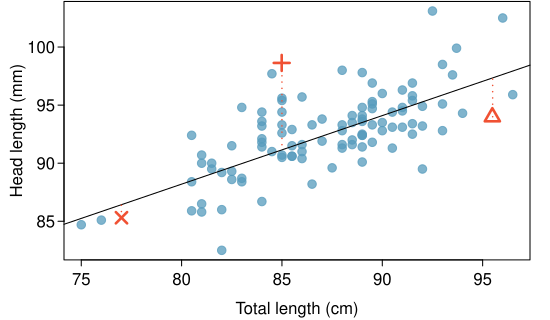

R code for this plot:
require(openintro)
data(COL)
data(possum)
set.seed(1)

myPDF('scattHeadLTotalLLine.pdf', 5.5, 3.2,
      mar = c(3, 3.2, 0.1, 1),
      mgp = c(1.9, 0.45, 0))
these <- c(48, 42, 3)
plot(possum$totalL[-these], possum$headL[-these],
     pch = 20,
     col = COL[1, 2],
     cex = 1.7,
     xlab = 'Total length (cm)',
     ylab = 'Head length (mm)')
points(possum$totalL[these] + rnorm(3,0,0.02),
       possum$headL[these] + rnorm(3,0,0.02),
       pch = c(3, 4, 2),
       col = COL[4],
       cex = 1.5,
       lwd = 2.5)
abline(41, 0.59, col = COL[5])
for(i in 1:3){
  y2 <- 41 + 0.59 * possum$totalL[these[i]]
  lines(rep(possum$totalL[these[i]], 2),
        c(possum$headL[these[i]], y2),
        lty = 3,
        lwd = 1.5,
        col = COL[4])
}
dev.off()
